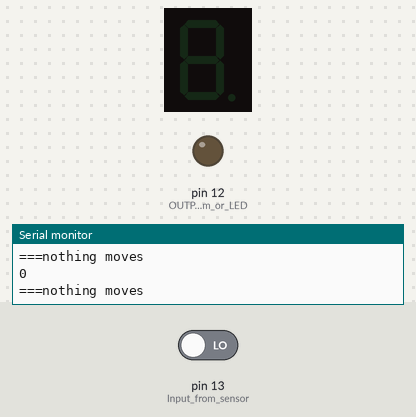
This sketch was run on a simulated Arduino Uno, built with avr-gcc and run on an emulated ATmega328P. On the bench: 1-digit seven-segment display, output pins drawn as LEDs (lit = HIGH), the last lines printed to the serial monitor. Wiring (inferred from the names in the program): 1-digit 7-segment display, segments lit when HIGH: segments pin 6, pin 7, pin 9, pin 10, pin 11, pin 5, pin 4. Inputs (shaded band) come from the test bench; at power-on: pin 13 (Input_from_sensor) LOW. The segment pins are drawn as the display they are named for; pins used as bus, display or sensor lines are not drawn.

Above: at 1.2 s.
1.3 s: pin 13 (Input_from_sensor) driven HIGH
At 2.1 s:
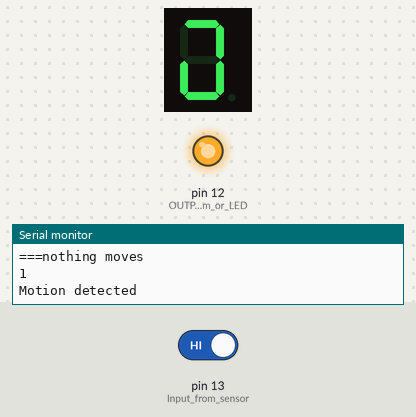
At 3.1 s:
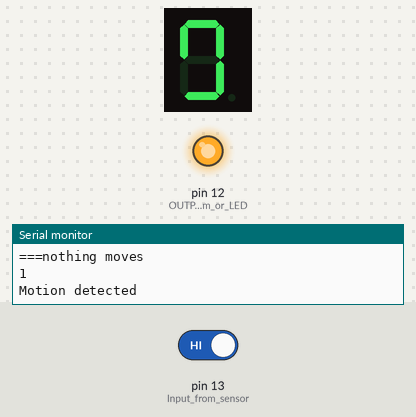
Timing chart, 0 to 4.6 s (numbered marks = the images above; inputs shaded):
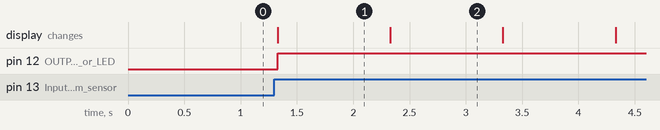

The sketch:

motion_sensor_light.ino
```cpp
int a = 6;
int b = 7;
int c = 9;
int d = 10;
int e = 11;
int f = 5;
int g = 4;
//int motion_delay = 3;
int motion_time = 25;
String charachters[6] = {"A","B","C","D","E","F"};
String animation[6] = {"A","B","C","D","E","F"};
int ch_index = 5;
int animation_index = 5;

int motion =digitalRead(13);

void setup() {
  Serial.begin(9600);// setup Serial Monitor to display information
  pinMode(13, INPUT);// Input from sensor
  pinMode(12, OUTPUT);// OUTPUT to alarm or LED
  pinMode(a, OUTPUT);
  pinMode(b, OUTPUT);
  pinMode(c, OUTPUT);
  pinMode(d, OUTPUT);
  pinMode(e, OUTPUT);
  pinMode(f, OUTPUT);
  pinMode(g, OUTPUT);
}

void loop() {
  motion = digitalRead(13);

  Serial.println(motion);
  if(motion){
    Serial.println("Motion detected");
    digitalWrite(12,HIGH);
    countDown(motion_time);

  }
  else{
     Serial.println("===nothing moves");
     digitalWrite(12,LOW);
     //Serial.println(motion);
  }
  //delay(500);


}

void countDown(int delayTime)
{

  if(delayTime > 15)
  {
    for(int i=delayTime; i > 15; i--)
    {
      if(animation_index == -1)
      {
        animation_index = 5;
      }
      display_animation(animation[animation_index]);
      animation_index--;
      delay(1000);
    }
    delayTime = 15;
  }
  if(delayTime > 9 && delayTime <= 15)
  {
    for(int i=delayTime; i >= 10; i--)
    {
      if(ch_index == -1)
      {
        ch_index = 5;
      }
      displayLetter(charachters[ch_index]);
      ch_index--;
      delay(1000);
    }
    delayTime = 9;
  }

    for(int i=delayTime; i >= 0; i--)
    {
      displayElement(i);
      delay(1000);
    }
  }

void display_animation(String input)
{
  if(input=="A") {
      digitalWrite(a, LOW);
      digitalWrite(b, HIGH);
      digitalWrite(c, HIGH);
      digitalWrite(d, HIGH);
      digitalWrite(e, HIGH);
      digitalWrite(f, HIGH);
      digitalWrite(g, LOW);
    } else if(input=="B") {
      digitalWrite(a, HIGH);
      digitalWrite(b, LOW);
      digitalWrite(c, HIGH);
      digitalWrite(d, HIGH);
      digitalWrite(e, HIGH);
      digitalWrite(f, HIGH);
      digitalWrite(g, LOW);
    } else if(input=="C") {
      digitalWrite(a, HIGH);
      digitalWrite(b, HIGH);
      digitalWrite(c, LOW);
      digitalWrite(d, HIGH);
      digitalWrite(e, HIGH);
      digitalWrite(f, HIGH);
      digitalWrite(g, LOW);
    } else if(input=="D") {
      digitalWrite(a, HIGH);
      digitalWrite(b, HIGH);
      digitalWrite(c, HIGH);
      digitalWrite(d, LOW);
      digitalWrite(e, HIGH);
      digitalWrite(f, HIGH);
      digitalWrite(g, LOW);
    } else if(input=="E") {
      digitalWrite(a, HIGH);
      digitalWrite(b, HIGH);
      digitalWrite(c, HIGH);
      digitalWrite(d, HIGH);
      digitalWrite(e, LOW);
      digitalWrite(f, HIGH);
      digitalWrite(g, LOW);
    } else if(input=="F") {
      digitalWrite(a, HIGH);
      digitalWrite(b, HIGH);
      digitalWrite(c, HIGH);
      digitalWrite(d, HIGH);
      digitalWrite(e, HIGH);
      digitalWrite(f, LOW);
      digitalWrite(g, LOW);
    }
}

void displayElement(int input) {
    if(input==9) {
      digitalWrite(a, HIGH);
      digitalWrite(b, HIGH);
      digitalWrite(c, HIGH);
      digitalWrite(d, HIGH);
      digitalWrite(e, LOW);
      digitalWrite(f, HIGH);
      digitalWrite(g, HIGH);
    } else if(input==8) {
      digitalWrite(a, HIGH);
      digitalWrite(b, HIGH);
      digitalWrite(c, HIGH);
      digitalWrite(d, HIGH);
      digitalWrite(e, HIGH);
      digitalWrite(f, HIGH);
      digitalWrite(g, HIGH);
    } else if(input==7) {
      digitalWrite(a, HIGH);
      digitalWrite(b, HIGH);
      digitalWrite(c, HIGH);
      digitalWrite(d, LOW);
      digitalWrite(e, LOW);
      digitalWrite(f, LOW);
      digitalWrite(g, LOW);
    } else if(input==6) {
      digitalWrite(a, HIGH);
      digitalWrite(b, LOW);
      digitalWrite(c, HIGH);
      digitalWrite(d, HIGH);
      digitalWrite(e, HIGH);
      digitalWrite(f, HIGH);
      digitalWrite(g, HIGH);
    } else if(input==5) {
      digitalWrite(a, HIGH);
      digitalWrite(b, LOW);
      digitalWrite(c, HIGH);
      digitalWrite(d, HIGH);
      digitalWrite(e, LOW);
      digitalWrite(f, HIGH);
      digitalWrite(g, HIGH);
    } else if(input==4) {
      digitalWrite(a, LOW);
      digitalWrite(b, HIGH);
      digitalWrite(c, HIGH);
      digitalWrite(d, LOW);
      digitalWrite(e, LOW);
      digitalWrite(f, HIGH);
      digitalWrite(g, HIGH);
    } else if(input==3) {
      digitalWrite(a, HIGH);
      digitalWrite(b, HIGH);
      digitalWrite(c, HIGH);
      digitalWrite(d, HIGH);
      digitalWrite(e, LOW);
      digitalWrite(f, LOW);
      digitalWrite(g, HIGH);
    } else if(input==2) {
      digitalWrite(a, HIGH);
      digitalWrite(b, HIGH);
      digitalWrite(c, LOW);
      digitalWrite(d, HIGH);
      digitalWrite(e, HIGH);
      digitalWrite(f, LOW);
      digitalWrite(g, HIGH);
    } else if(input==1) {
      digitalWrite(a, LOW);
      digitalWrite(b, HIGH);
      digitalWrite(c, HIGH);
      digitalWrite(d, LOW);
      digitalWrite(e, LOW);
      digitalWrite(f, LOW);
      digitalWrite(g, LOW);
    } else if(input==0) {
      digitalWrite(a, HIGH);
      digitalWrite(b, HIGH);
      digitalWrite(c, HIGH);
      digitalWrite(d, HIGH);
      digitalWrite(e, HIGH);
      digitalWrite(f, HIGH);
      digitalWrite(g, LOW);
    }
}

void displayLetter(String input)
{
   if(input=="A") {
      digitalWrite(a, HIGH);
      digitalWrite(b, HIGH);
      digitalWrite(c, HIGH);
      digitalWrite(d, LOW);
      digitalWrite(e, HIGH);
      digitalWrite(f, HIGH);
      digitalWrite(g, HIGH);
    } else if(input=="B") {
      digitalWrite(a, HIGH);
      digitalWrite(b, HIGH);
      digitalWrite(c, HIGH);
      digitalWrite(d, HIGH);
      digitalWrite(e, HIGH);
      digitalWrite(f, HIGH);
      digitalWrite(g, HIGH);
    } else if(input=="C") {
      digitalWrite(a, HIGH);
      digitalWrite(b, LOW);
      digitalWrite(c, LOW);
      digitalWrite(d, HIGH);
      digitalWrite(e, HIGH);
      digitalWrite(f, HIGH);
      digitalWrite(g, LOW);
    } else if(input=="D") {
      digitalWrite(a, HIGH);
      digitalWrite(b, HIGH);
      digitalWrite(c, HIGH);
      digitalWrite(d, HIGH);
      digitalWrite(e, HIGH);
      digitalWrite(f, HIGH);
      digitalWrite(g, LOW);
    } else if(input=="E") {
      digitalWrite(a, HIGH);
      digitalWrite(b, LOW);
      digitalWrite(c, LOW);
      digitalWrite(d, HIGH);
      digitalWrite(e, HIGH);
      digitalWrite(f, HIGH);
      digitalWrite(g, HIGH);
    } else if(input=="F") {
      digitalWrite(a, HIGH);
      digitalWrite(b, LOW);
      digitalWrite(c, LOW);
      digitalWrite(d, LOW);
      digitalWrite(e, HIGH);
      digitalWrite(f, HIGH);
      digitalWrite(g, HIGH);
    }
}
```

Measured:
- after the input at 1.3 s, pin 12 (OUTPUT_to_alarm_or_LED): LOW → HIGH at once; the display: changes at once (image 1)
- what the display in image 1 shows lasts 1.0 s, from 1.3 s to 2.3 s
